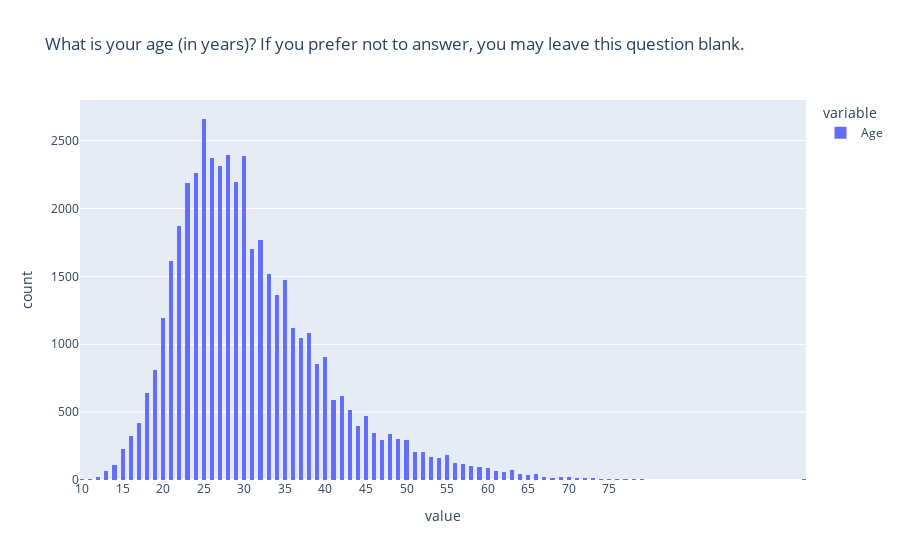

Notebook cell for this chart:
### Code cell
plt.figure(figsize=(12,6));
plt.xticks(rotation = 75);
plt.title(schema_df.Age);

fig = px.histogram(data_frame=survey_df, x= ['Age'], title=schema_df.Age)
fig.update_xaxes(tickvals = np.arange(10, 80, 5))
fig.show()
plt.hist(survey_df.Age, bins =np.arange(10, 80, 5), color ='purple');

### Figure 1 — Plotly figure (JSON) as saved in the notebook; plotly's stock layout.template omitted (floating-point values rounded to 4 significant figures; data arrays with more than 128 entries replaced by an {"elided": "..."} marker saying what was removed)
{"data": [{"alignmentgroup": "True", "bingroup": "x", "hovertemplate": "variable=Age<br>value=%{x}<br>count=%{y}<extra></extra>", "legendgroup": "Age", "marker": {"color": "#636efa", "pattern": {"shape": ""}}, "name": "Age", "offsetgroup": "Age", "orientation": "v", "showlegend": true, "type": "histogram", "x": {"elided": "64306 float values"}, "xaxis": "x", "yaxis": "y"}], "layout": {"barmode": "relative", "legend": {"title": {"text": "variable"}, "tracegroupgap": 0}, "title": {"text": "What is your age (in years)? If you prefer not to answer, you may leave this question blank."}, "xaxis": {"anchor": "y", "domain": [0, 1], "tickvals": [10, 15, 20, 25, 30, 35, 40, 45, 50, 55, 60, 65, 70, 75], "title": {"text": "value"}}, "yaxis": {"anchor": "x", "domain": [0, 1], "title": {"text": "count"}}}}
